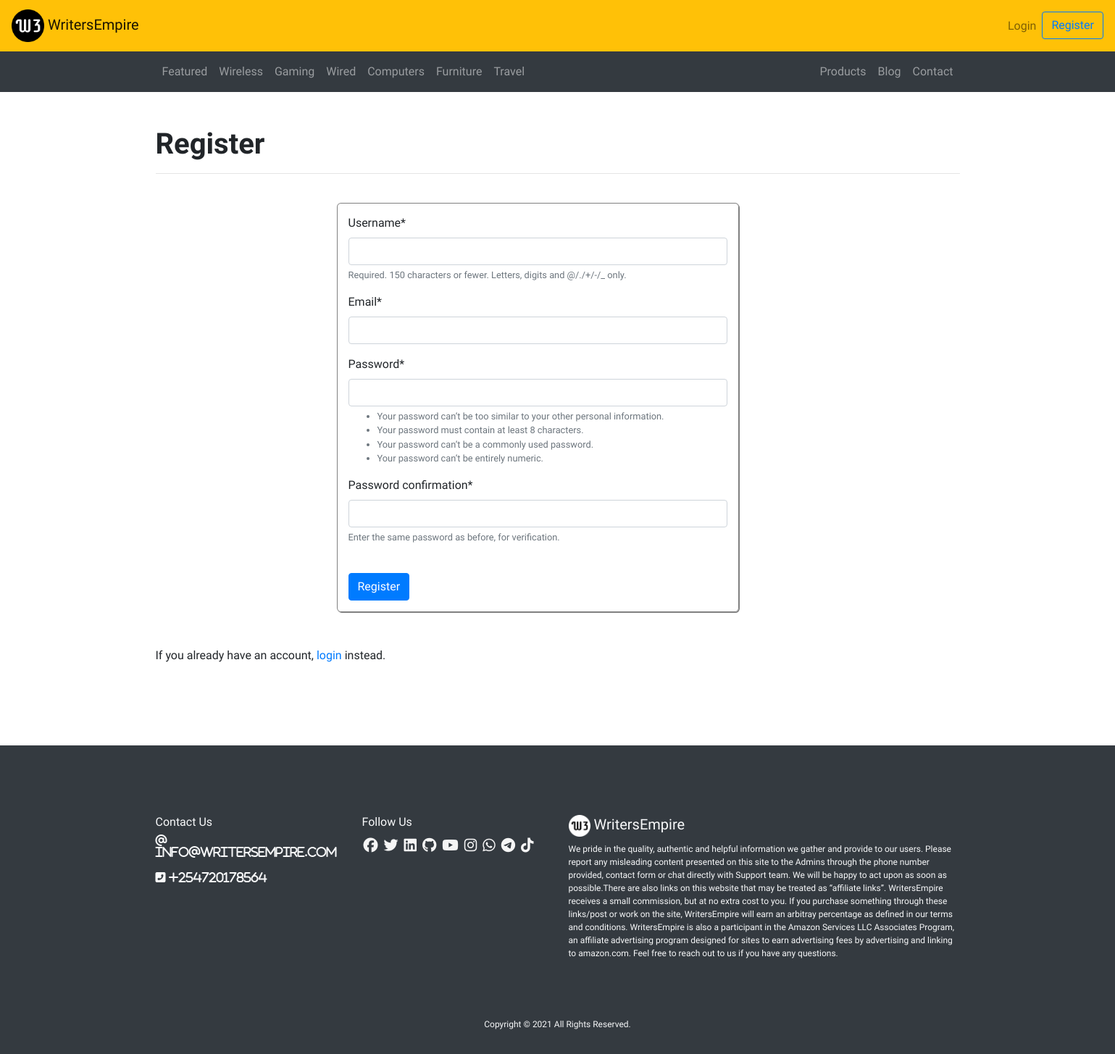
Screenshot of /register with the database file from the repository.
### main/models.py (models this page shows, shortened)
class Tag(models.Model):
	tag_name = models.CharField(max_length=15, null = True, blank=True)
	tag_slug = models.SlugField()

### main/views.py (the view, shortened to what this page needs)
# urls.py: path("register", views.register, name="register"),
def register(request):
	form = NewUserForm
	return render (request=request, template_name="main/register.html", context={"form":form})

### main/context_processors.py (called while the page is built)
def menu(request):
    tags = Tag.objects.all()
    return { 'nav_menu' : tags,
    }

### main/templates/main/register.html (shortened to what this page needs)
{% extends "main/header.html" %}
{% block content %}
{% load crispy_forms_tags %}
<div class="container py-5">
	<h1 class="font-weight-bold">Register</h1>
	<hr>
	<br>
	<form method="POST">
		{{ form|crispy }}
		<br>
		<button class="btn btn-primary" type="submit">Register</button>
	</form>
	<br><br>
	<p>If you already have an account, <a href="/login">login</a> instead.</p>
</div>
{% endblock %}

### main/templates/main/includes/navbar.html (shortened to what this page needs)
{% load static %}
<nav class="navbar navbar-expand-md navbar-light bg-warning">
  <div id="logo"class="mx-auto order-0">
    <a class="navbar-brand" href="/" style="font-size:20px">
      <img src="{% static 'img/logo-black.png' %}" width="45" height="45" alt="logo"> WritersEmpire
    </a>
  </div>
  <div class="navbar-collapse collapse w-100 order-3 dual-collapse2">
    <ul class="navbar-nav ml-auto">
      {% if user.is_authenticated %}
      <li class="nav-item">
        <a class="nav-link" href="/logout">Logout</a>
      </li>
      <li class="nav-item">
        <a class="btn btn-outline-primary" href="/user">{{user.username|title}}</a>
      </li>
      {% else %}
      <li class="nav-item">
        <a class="nav-link" href="/login">Login</a>
      </li>
      <li class="nav-item">
       <a class="btn btn-outline-primary" href="/register">Register</a>
     </li>
     {% endif %}
   </ul>
 </div>
</nav>
<div class="container-fluid sticky-top bg-dark">
  <nav class="container navbar navbar-expand-md navbar-dark">
    <div class="navbar-collapse collapse w-100 order-1 order-md-0 dual-collapse2">
      <ul class="navbar-nav mr-auto">
        {% for tag in nav_menu %}
        <li class="nav-item">
          <a class="nav-link" href="/blog/{{ tag.tag_slug }}">{{ tag.tag_name}}</a>
        </li>
        {% endfor %}
      </ul>
    </div>
    <div class="navbar-collapse collapse w-100 order-3 dual-collapse2">
      <ul class="navbar-nav ml-auto">
        <li class="nav-item">
          <a class="nav-link" href="/products">Products</a>
        </li>
        <li class="nav-item">
          <a class="nav-link" href="/blog/articles">Blog</a>
        </li>
        <li class="nav-item">
          <a class="nav-link" href="#contact">Contact</a>
        </li>
      </ul>
    </div>
  </nav>
</div>

### static/css/style.css (style rules this page uses)
body { font-family: 'Ubuntu', sans-serif !important; }

### main/templates/main/register.html (style rules this page uses)
form { position: relative; left:250px; border: 1px solid grey; border-radius: 1%; text-align: left; padding: 15px; width: 50%; box-shadow: 1px 1px 0px 0px grey; }

### rows the page displays
Tag: tag_name "Featured"
Tag: tag_name "Wireless"
Tag: tag_name "Gaming"
Tag: tag_name "Wired"
Tag: tag_name "Computers"
Tag: tag_name "Furniture"
Tag: tag_name "Travel"
